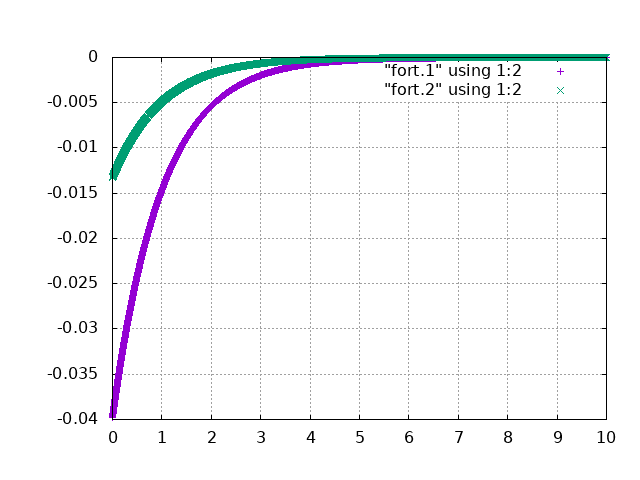

Reproduce this figure in gnuplot.
# plot.plt
set term png
set autoscale
set output "P2plot.png"
set title " "
set grid
set xlabel " "
set ylabel " "
plot "fort.1" using 1:2, "fort.2" using 1:2